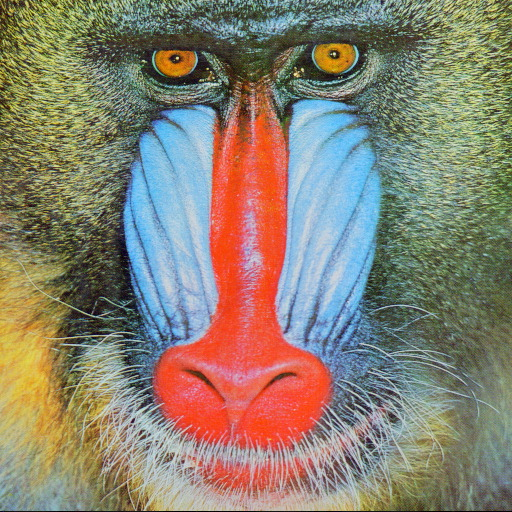
#> input picture Practica3/Imagenes/baboon.jpg, 512 x 512 px
$ python ejercicio5.py
#> lines starting #> are read from the running program, lines starting #| are printed output that depends on the picture
#! /usr/bin/env python
# -*- coding: utf-8 -*-

#*************************************************************************
# 5-Aplicar el operador Laplaciano en el dominio de la frecuencia para
# destacar detalles en una imagen.
#*************************************************************************

#Imports
#******************************************************************************
import cv2
import numpy as np
import matplotlib.pyplot as plt
from scipy import fftpack


#cargamos las Imagenes
path1 = '../Imagenes/baboon.jpg'
path2 = '../Imagenes/Rana2.bmp'
img1 = cv2.imread(path1, 0)
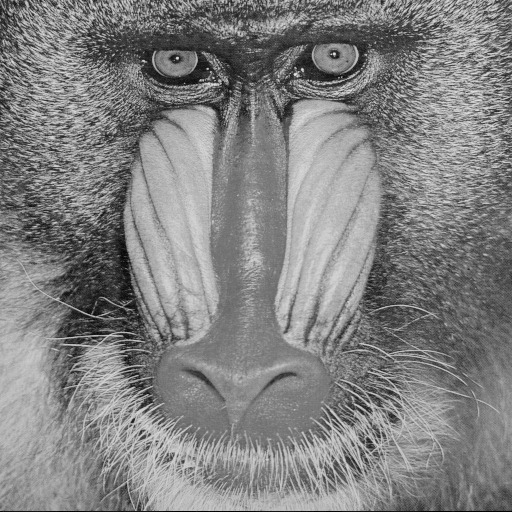
#> img1: shape (512, 512); min 0, max 234, mean 129.7
img2 = cv2.imread(path2, 0)
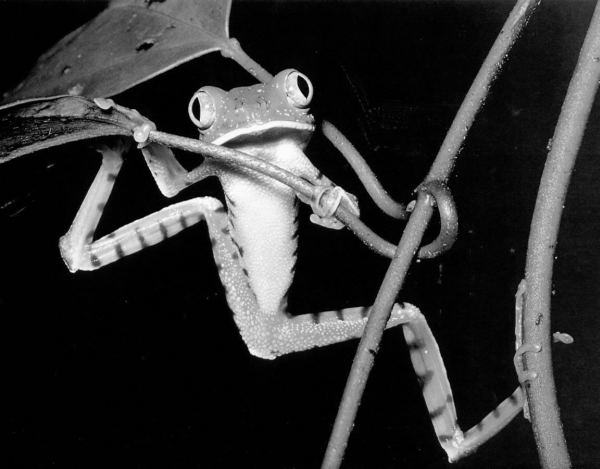
#> input picture Practica3/Imagenes/Rana2.bmp, 600 x 469 px
#> img2 is the input picture: shape (469, 600); min 0, max 252, mean 49.9


F1 = fftpack.fft2(img1)
F2 = fftpack.fft2(img2)

F1_shift = np.fft.fftshift(F1)
F2_shift = np.fft.fftshift(F2)

#Utilizamos las herramientas de Opencv
laplaciano1 = cv2.Laplacian(np.abs(F1_shift), -1)
laplaciano2 = cv2.Laplacian(np.abs(F2_shift), -1)

#Una alternativa es usar filter2d ingresando el kernel correspondiente
#ker_laplacian = np.array([[0,1,0],[1,-4,1],[0,1,0]])
#laplaciano1 = cv2.filter2D(np.abs(F1_shift), -1, ker_laplacian)
#laplaciano2 = cv2.filter2D(np.abs(F2_shift), -1, ker_laplacian)

img1_back = np.fft.ifft2(laplaciano1)
img1_back = np.abs(img1_back)
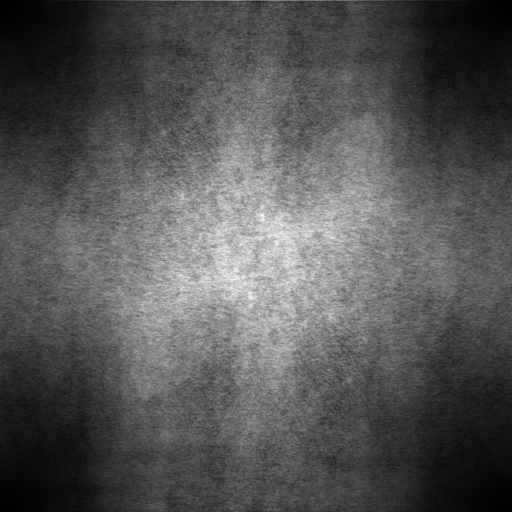
#> img1_back: shape (512, 512) float64; min 0.287, max 1521.3, mean 509.2; drawn with min black and max white
img2_back = np.fft.ifft2(laplaciano2)
img2_back = np.abs(img2_back)
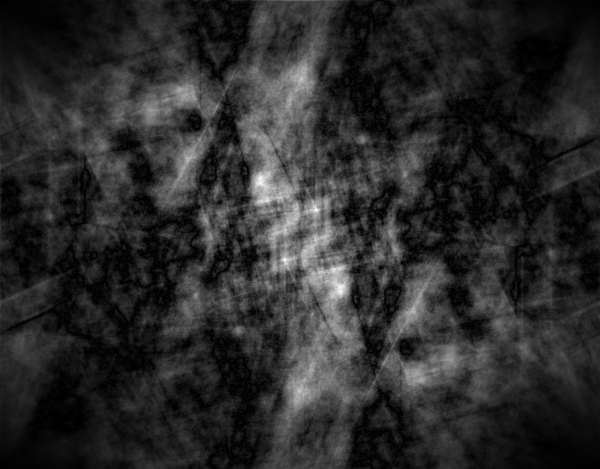
#> img2_back: shape (469, 600) float64; min 0.0143, max 985, mean 166.7; drawn with min black and max white

# Plots
plt.figure()
plt.subplot(221),plt.imshow(img1, cmap = 'gray')
plt.title('Imagen Original 1'), plt.xticks([]), plt.yticks([])
plt.subplot(222),plt.imshow(img1_back, cmap = 'gray')
plt.title('Laplaciano 1 en frecuencia'), plt.xticks([]), plt.yticks([])
plt.subplot(223),plt.imshow(img2,cmap='gray')
plt.title('Imagen Original 2'), plt.xticks([]), plt.yticks([])
plt.subplot(224),plt.imshow(img2_back,cmap='gray')
plt.title('Laplaciano 2 en frecuencia'), plt.xticks([]), plt.yticks([])

plt.figure()
plt.imshow(img1_back,cmap='gray')


plt.show()
